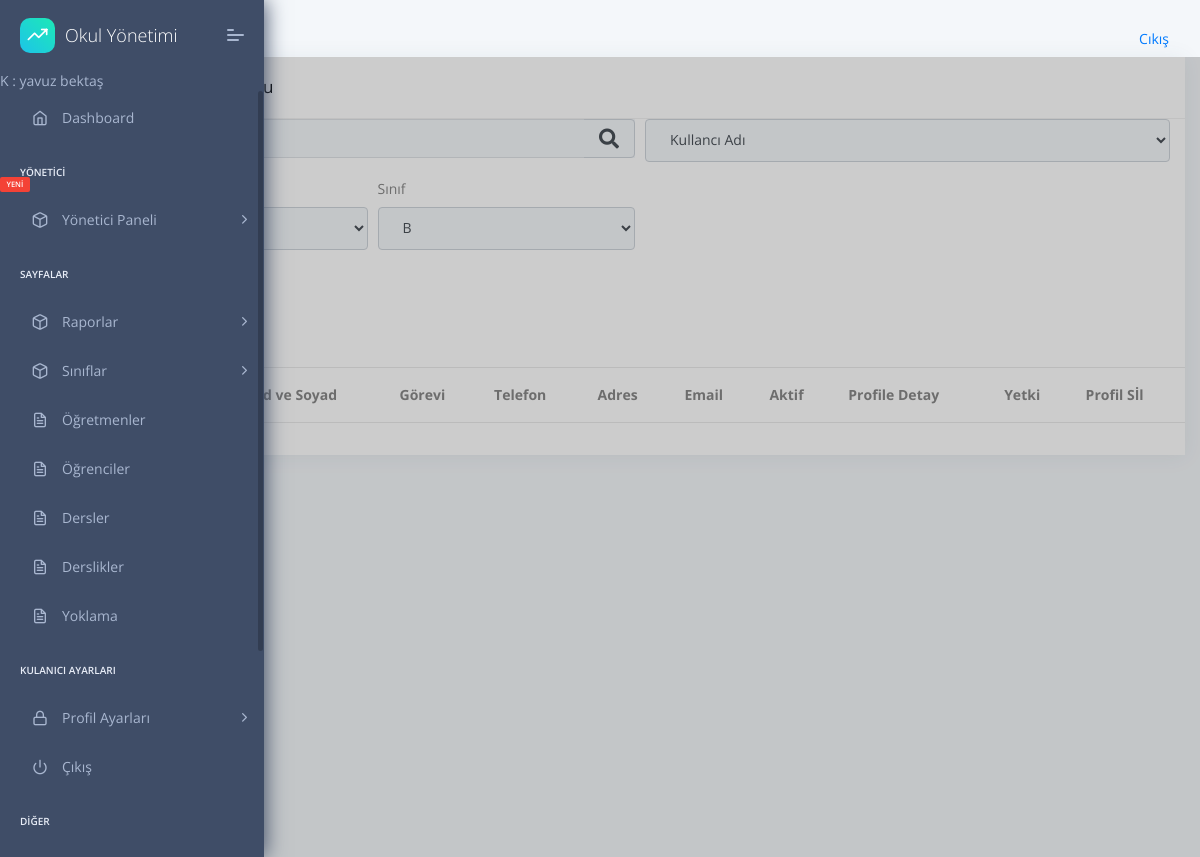
The page /student/list/ (signed in) on the database as committed earlier.
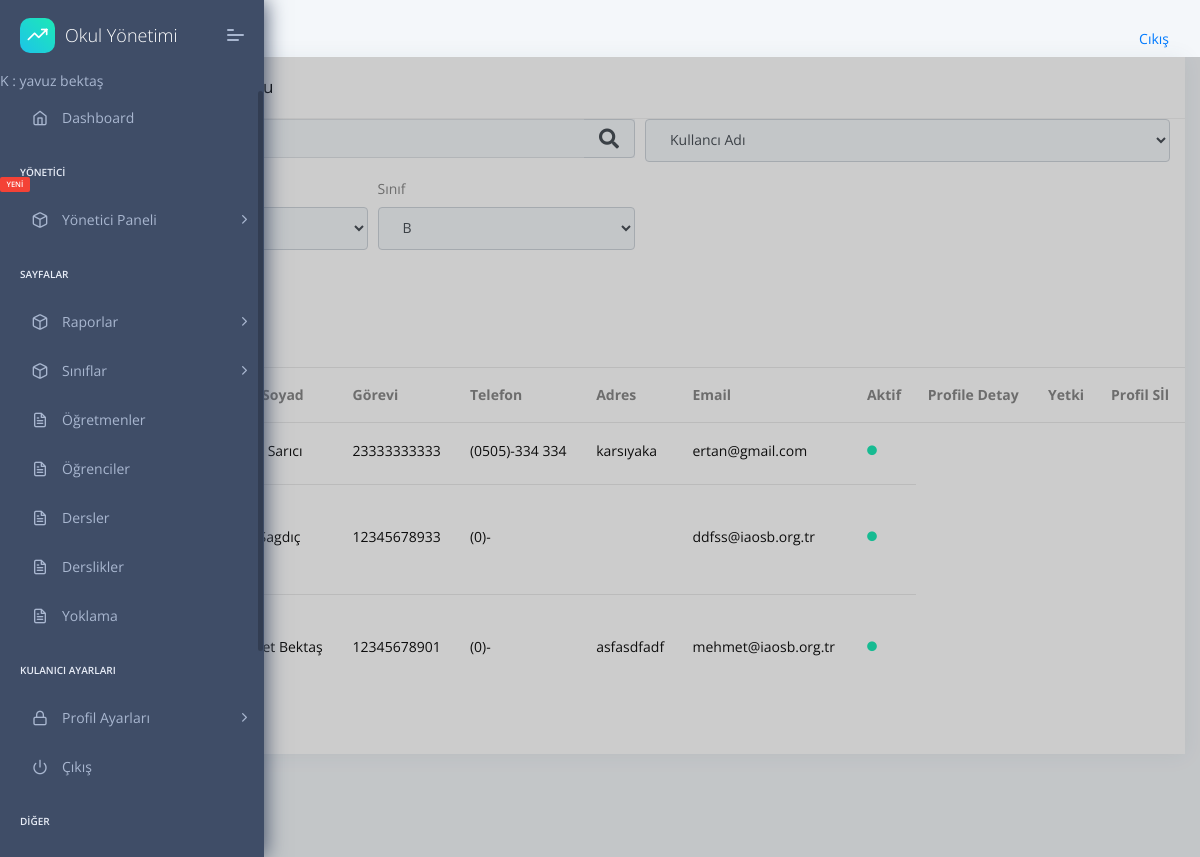
The same page on the database as committed later.
### apps/student/models.py (models this page shows, shortened)
class Student(models.Model):
    firstName= models.CharField(max_length=20,default="",unique=False,null=True,blank=True,)
    lastName=models.CharField(max_length=20,unique=False,null=True,blank=True,)
    TC = models.CharField(max_length=11,unique=False,null=True,blank=True,validators=[validateEven])
    phone = models.CharField(validators=[validatePhone], max_length=17,default="0",unique=False,null=True,blank=True,)
    address=models.TextField(unique=False,null=True,blank=True,)
    status=models.BooleanField(unique=False,null=True,blank=True,)
    middleSchool=models.ForeignKey(MiddleSchool,on_delete=models.CASCADE)
    session=models.ForeignKey(Session,on_delete=models.CASCADE)
    image=models.ImageField(unique=False,null=True,blank=True,upload_to='images',default='images/person.png')
    health=models.TextField(unique=False,null=True,blank=True,)
    HESCode=models.CharField(max_length=12,unique=False,null=True,blank=True,validators=[validateHesCode])
    birtdate=DateField(("Doğum Tarihiniz"), auto_now=False, auto_now_add=False,unique=False,null=True,blank=True,)
    email=models.EmailField()
    genders=(('Kız','Kız'),
              ('Erkek','Erkek'),
              ('Diger','Diğer'),
    )
    gender=CharField(max_length=10 ,choices=genders,unique=False,blank=True,null=True)
    def __str__(self):
        return self.firstName +' '+self.lastName

### apps/student/views.py (the view, shortened to what this page needs)
# urls.py: path('list/', views.studentShowList,name='student-list'),
@login_required(login_url="/login/")
def studentShowList(request):
    students = Student.objects.all()
    classNames = ClassNames.objects.all()
    classLevels = ClassLevels.objects.all()
    studentList = []
    for listem in StudentList.objects.all():
        for student in listem.students.all():
            studentList.append(student )
    print(studentList)
    students = studentList
    filterNames = {
        "Kullancı Adı" : "firstName",
        "Kullanıcı Soyadı" : "lastName",
        "TC No" : "TC",
        "Cinsiyet" : "gender",
    }
    context = {
        'students' : students,
        'studentList':studentList,
        'classLevels':classLevels,
        'classNames':classNames,
        'filterNames' :filterNames.keys(),
        'media_url':settings.MEDIA_URL
    }
    return render(request, "student/std-list.html", context)

### apps/classes/models.py (called while the page is built)
    def __str__(self):
        return self.level

    def __str__(self):
        return self.name

### apps/templates/student/std-list.html (shortened to what this page needs)
{% extends "layouts/base.html" %}
{% block content %}
 <div class="col-xl-12 col-md-6">
    <div class="card Recent-Users">
        <div class="card-header">
            <h5>Kullanıcılar Tablosu</h5>
        </div>
        {% include  'includes/filter.html' %}
        <div class="card-block px-0 py-3">
            <div class="table-responsive">
                <table class="table table-hover">
                    <thead>
                        <tr>
                        <th scope="col">Profil Resmi</th>
                          <th scope="col">Ad ve Soyad</th>
                          <th scope="col">Görevi</th>
                          <th scope="col">Telefon</th>
                          <th scope="col">Adres</th>
                          <th scope="col">Email</th>
                          <th scope="col">Aktif</th>
                          <th scope="col">Profile Detay</th>
                          <th scope="col">Yetki</th>
                          <th scope="col">Profil Sİl</th>
                        </tr>
                      </thead>
                    <tbody>
                        {% for student in students %}
                        <tr class="unread">
                            <td><img class="rounded-circle" style="width:50px;" src="{{media_url}}{{student.image}}" alt="activity-user"></td>
                            <td title="Ad Soyad">
                                <h6 class="mb-1">{{student.firstName}} {{student.lastName}}</h6>
                            </td>
                            <td>
                                <h6 class="mb-1">{{student.TC}} </h6>
                            </td>
                            <td>
                                <h6 class="mb-1">{{student.phone}} </h6>
                            </td>
                            <td>
                                <h6 class="mb-1">{{student.address}}</h6>
                            </td>
                            <td>
                                <h6 class="mb-1">{{student.email}} </h6>
                            </td>
                            <td>
                                {% if student.status %}
                                <h6 class="text-muted"><i class="fas fa-circle text-c-green f-10 m-r-15"></i></h6>
                                {% else %}
                                <h6 class="text-muted"><i class="fas fa-circle text-c-black f-10 m-r-15"></i></h6>
                                {% endif %}
                            </td>
                        </tr>
                       {% endfor %}
                    </tbody>
                </table>
                <table>
                    <tbody>
                        {% for studentL in studentList %}
                        <tr class="unread">
                            <td title="Ad Soyad">
                            </td>
                        </tr>
                        {% endfor %}
                    </tbody>
                </table>
            </div>
        </div>
    </div>
</div>
{% endblock content %}

### apps/templates/layouts/base.html (shortened to what this page needs)
<!DOCTYPE html>
<html lang="tr">
<head>
    <link rel="stylesheet" href="/static/assets/fonts/fontawesome/css/fontawesome-all.min.css">
    <link rel="stylesheet" href="/static/assets/plugins/animation/css/animate.min.css">
    <link rel="stylesheet" href="/static/assets/css/style.css">
</head>
<body>
    {% include 'includes/navigation.html' %}
    {% include 'includes/sidebar.html' %}
    <div class="pcoded-main-container">
        <div class="pcoded-wrapper">
            {% block content %}{% endblock content %}
        </div>
    </div>
</body>
</html>

### apps/templates/includes/navigation.html
<nav class="navbar navbar-inverse">
  <div class="container-fluid">
    <div class="navbar-header">
      <a class="navbar-brand" href="#">WebSiteName</a>
    </div>
    <ul class="nav navbar-nav navbar-right ">
      <li><a href="{% url 'logout' %}"><span class="nav-link"></span> Cıkış</a></li>
    </ul>
  </div>
</nav>

### apps/templates/includes/sidebar.html (shortened to what this page needs)
     <nav class="pcoded-navbar">
        <div class="navbar-wrapper">
            <div class="navbar-brand header-logo">
                <a target="_blank"
                href="#"
                   class="b-brand">
                    <div class="b-bg">
                        <i class="feather icon-trending-up"></i>
                    </div>
                    <span class="b-title">Okul Yönetimi</span>
                </a>
                <a class="mobile-menu" id="mobile-collapse" href="javascript:"><span></span></a>
            </div>
            <div class="nav-item">
                <span>K :  {{user.first_name}} {{user.last_name}}</span>
            </div>
            <div class="navbar-content scroll-div">
                <ul class="nav pcoded-inner-navbar">
                    <li class="nav-item {% if 'index' in segment %} active {% endif %}">
                        <a href="/" class="nav-link "><span class="pcoded-micon"><i class="feather icon-home"></i></span><span class="pcoded-mtext">Dashboard</span></a>
                    </li>
                    {% if user.is_staff %}
                    <li class="nav-item pcoded-menu-caption">
                        <label>Yönetici<span class="pcoded-badge label label-danger">YENİ</span></label>
                    </li>
                    <li data-username="basic components Button Alert Badges breadcrumb Paggination progress Tooltip popovers Carousel Cards Collapse Tabs pills Modal Grid System Typography Extra Shadows Embeds" class="nav-item pcoded-hasmenu">
                        <a href="javascript:" class="nav-link "><span class="pcoded-micon"><i class="feather icon-box"></i></span><span class="pcoded-mtext">Yönetici Paneli</span></a>
                        </li>
                    {% endif %}
                    <li class="nav-item pcoded-menu-caption">
                        <label>Sayfalar</label>
                    </li>
                    <li data-username="basic components Button Alert Badges breadcrumb Paggination progress Tooltip popovers Carousel Cards Collapse Tabs pills Modal Grid System Typography Extra Shadows Embeds" class="nav-item pcoded-hasmenu">
                        <a href="javascript:" class="nav-link "><span class="pcoded-micon"><i class="feather icon-box"></i></span><span class="pcoded-mtext">Raporlar</span></a>
                        </li>
                        <li data-username="basic components Button Alert Badges breadcrumb Paggination progress Tooltip popovers Carousel Cards Collapse Tabs pills Modal Grid System Typography Extra Shadows Embeds" class="nav-item pcoded-hasmenu">
                        <a href="javascript:" class="nav-link"><span class="pcoded-micon"><i class="feather icon-box"></i></span><span class="pcoded-mtext">Sınıflar</span></a>
                    </li>
                    <li data-username="form elements advance componant validation masking wizard picker select"
                        class="nav-item {% if 'usr-ogretmenler' in segment %} active {% endif %}">
                        <a href="/usr-ogretmenler.html" class="nav-link "><span class="pcoded-micon"><i class="feather icon-file-text"></i></span><span class="pcoded-mtext">Öğretmenler</span></a>
                    </li>
                    <li data-username="form elements advance componant validation masking wizard picker select"
                        class="nav-item {% if 'usr-ogrenciler' in segment %} active {% endif %}">
                        <a href="/student/list" class="nav-link "><span class="pcoded-micon"><i class="feather icon-file-text"></i></span><span class="pcoded-mtext">Öğrenciler</span></a>
                    </li>
                    <li data-username="form elements advance componant validation masking wizard picker select"
                        class="nav-item {% if 'page-dersler' in segment %} active {% endif %}">
                        <a href="/page-dersler.html" class="nav-link "><span class="pcoded-micon"><i class="feather icon-file-text"></i></span><span class="pcoded-mtext">Dersler</span></a>
                    </li>
                    <li data-username="form elements advance componant validation masking wizard picker select"
                        class="nav-item {% if 'page-dersler' in segment %} active {% endif %}">
                        <a href="/page-blank.html" class="nav-link "><span class="pcoded-micon"><i class="feather icon-file-text"></i></span><span class="pcoded-mtext">Derslikler</span></a>
                    </li>
                    <li data-username="form elements advance componant validation masking wizard picker select"
                        class="nav-item {% if 'page-dersler' in segment %} active {% endif %}">
                        <a href="/page-blank.html" class="nav-link "><span class="pcoded-micon"><i class="feather icon-file-text"></i></span><span class="pcoded-mtext">Yoklama</span></a>
                    </li>
                    <li class="nav-item pcoded-menu-caption">
                        <label>Kulanıcı Ayarları</label>
                    </li>
                    <li data-username="Authentication Sign up Sign in reset password Change password Personal information profile settings map form subscribe" class="nav-item pcoded-hasmenu">
                        <a href="javascript:" class="nav-link "><span class="pcoded-micon"><i class="feather icon-lock"></i></span><span class="pcoded-mtext">Profil Ayarları</span></a>
                    </li>
                    <li data-username="Disabled Menu" class="nav-item">
                        <a href="{% url 'logout' %}" class="nav-link">
                            <span class="pcoded-micon"><i class="feather icon-power"></i></span><span class="pcoded-mtext">Çıkış</span>
                        </a>
                    </li>
                    <li class="nav-item pcoded-menu-caption">
                        <label>Diğer</label>
                    </li>
                    <li data-username="basic components Button Alert Badges breadcrumb Paggination progress Tooltip popovers Carousel Cards Collapse Tabs pills Modal Grid System Typography Extra Shadows Embeds" class="nav-item pcoded-hasmenu">
                        <a href="javascript:" class="nav-link "><span class="pcoded-micon"></span><span class="pcoded-mtext">Diğer</span></a>
                        </li>
                </ul>
            </div>
        </div>
    </nav>

### apps/templates/includes/filter.html (shortened to what this page needs)
<form class="col-md-12" method="GET" action=".">
  <div class="form-row">
    <div class="form-group col-md-6">
      <div class="input-group">
        <input
          class="form-control py-2 border-right-0 border"
          type="search"
          name="filterTextVal"
          placeholder="Aranacak Kelime"
        />
        <span class="input-group-append">
          <div class="input-group-text bg-transparent">
            <i class="fa fa-search"></i>
          </div>
        </span>
      </div>
    </div>
    <div class="form-group col-md-6">
      <select id="category" class="form-control" name="category">
        {% for filterName in filterNames %}
        <option value="{{ filterName }}">{{ filterName }}</option>
        {% endfor %}
      </select>
    </div>
  </div>
    <div class="form-row">
      <div class="form-group col-xl-3 col-md-3">
        <label for="classLevel">Sınıf</label>
      </div>
      <div class="form-group col-xl-3 col-md-3">
        <label for="classLevel">Sınıf</label>
        <select id="classLevel" class="form-control" name="className">
          {% for className in classNames %}
          <option value="{{ classLevel }}">{{ className }}</option>
          {% endfor %}
        </select>
      </div>
    </div>
    <div class="form-row">
  <div class="form-group">
    <div class="form-check">
      <label class="form-check-label" for="reviewed"> Reviewed </label>
    </div>
  </div>
</div>
  <a href=""><button type="submit" class="btn btn-primary">Search</button></a>
</form>

Rows that differ between the two databases and show on the page:
now on this page (row unchanged): Student: lastName "Sarıcı", TC "23333333333", phone "(0505)-334 334", address "karsıyaka", email "ertan@gmail.com", status True (drawn)
added Student: lastName "Sagdıç", TC "12345678933", phone "(0)-", email "ddfss@iaosb.org.tr", status True (drawn)
now on this page (row unchanged): Student: lastName "Bektaş", TC "12345678901", phone "(0)-", address "asfasdfadf", email "mehmet@iaosb.org.tr", status True (drawn)
